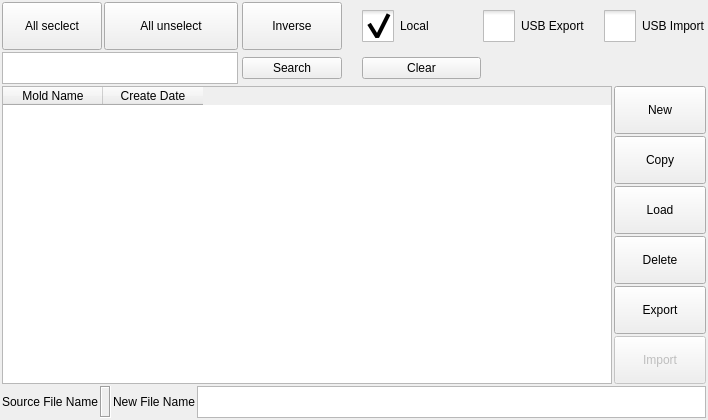
<?xml version="1.0" encoding="UTF-8"?>
<ui version="4.0">
 <class>MoldInformation</class>
 <widget class="QFrame" name="MoldInformation">
  <property name="geometry">
   <rect>
    <x>0</x>
    <y>0</y>
    <width>708</width>
    <height>420</height>
   </rect>
  </property>
  <property name="minimumSize">
   <size>
    <width>610</width>
    <height>0</height>
   </size>
  </property>
  <property name="maximumSize">
   <size>
    <width>16777215</width>
    <height>16777215</height>
   </size>
  </property>
  <property name="windowTitle">
   <string>Frame</string>
  </property>
  <property name="styleSheet">
   <string notr="true">::item::QCheckBox{
    spacing:24px;
}
::indicator {
     width: 32px;
     height: 32px;
 }

::indicator:unchecked 
{
     image: url(:/resource/check_unchecked.png);
 }
::indicator:checked 
{
     image: url(:/resource/check_checked.png);
 }

QMessageBox QAbstractButton
{
    min-width: 90px;
	min-height:30px;
}
</string>
  </property>
  <property name="frameShape">
   <enum>QFrame::NoFrame</enum>
  </property>
  <property name="frameShadow">
   <enum>QFrame::Plain</enum>
  </property>
  <layout class="QGridLayout" name="gridLayout">
   <property name="leftMargin">
    <number>2</number>
   </property>
   <property name="topMargin">
    <number>2</number>
   </property>
   <property name="rightMargin">
    <number>2</number>
   </property>
   <property name="bottomMargin">
    <number>2</number>
   </property>
   <property name="spacing">
    <number>2</number>
   </property>
   <item row="0" column="3">
    <widget class="QToolButton" name="InverseToolButton">
     <property name="sizePolicy">
      <sizepolicy hsizetype="Minimum" vsizetype="Preferred">
       <horstretch>0</horstretch>
       <verstretch>0</verstretch>
      </sizepolicy>
     </property>
     <property name="minimumSize">
      <size>
       <width>100</width>
       <height>0</height>
      </size>
     </property>
     <property name="layoutDirection">
      <enum>Qt::LeftToRight</enum>
     </property>
     <property name="text">
      <string>Inverse</string>
     </property>
     <property name="checkable">
      <bool>false</bool>
     </property>
     <property name="checked">
      <bool>false</bool>
     </property>
    </widget>
   </item>
   <item row="1" column="3">
    <widget class="QPushButton" name="searchBtn">
     <property name="text">
      <string>Search</string>
     </property>
    </widget>
   </item>
   <item row="0" column="4">
    <spacer name="horizontalSpacer">
     <property name="orientation">
      <enum>Qt::Horizontal</enum>
     </property>
     <property name="sizeHint" stdset="0">
      <size>
       <width>35</width>
       <height>20</height>
      </size>
     </property>
    </spacer>
   </item>
   <item row="0" column="1">
    <widget class="QToolButton" name="unselectToolButton">
     <property name="sizePolicy">
      <sizepolicy hsizetype="Minimum" vsizetype="Preferred">
       <horstretch>0</horstretch>
       <verstretch>0</verstretch>
      </sizepolicy>
     </property>
     <property name="minimumSize">
      <size>
       <width>100</width>
       <height>0</height>
      </size>
     </property>
     <property name="layoutDirection">
      <enum>Qt::LeftToRight</enum>
     </property>
     <property name="text">
      <string>All unselect</string>
     </property>
     <property name="checkable">
      <bool>false</bool>
     </property>
     <property name="checked">
      <bool>false</bool>
     </property>
    </widget>
   </item>
   <item row="3" column="0" colspan="8">
    <layout class="QHBoxLayout" name="horizontalLayout_2">
     <item>
      <widget class="QLabel" name="label">
       <property name="sizePolicy">
        <sizepolicy hsizetype="Maximum" vsizetype="Preferred">
         <horstretch>0</horstretch>
         <verstretch>0</verstretch>
        </sizepolicy>
       </property>
       <property name="minimumSize">
        <size>
         <width>0</width>
         <height>0</height>
        </size>
       </property>
       <property name="frameShadow">
        <enum>QFrame::Plain</enum>
       </property>
       <property name="lineWidth">
        <number>1</number>
       </property>
       <property name="text">
        <string>Source File Name</string>
       </property>
      </widget>
     </item>
     <item>
      <widget class="QLabel" name="sourceFileNameLabel">
       <property name="sizePolicy">
        <sizepolicy hsizetype="Preferred" vsizetype="Preferred">
         <horstretch>0</horstretch>
         <verstretch>0</verstretch>
        </sizepolicy>
       </property>
       <property name="frameShape">
        <enum>QFrame::Box</enum>
       </property>
       <property name="frameShadow">
        <enum>QFrame::Sunken</enum>
       </property>
       <property name="text">
        <string/>
       </property>
      </widget>
     </item>
     <item>
      <widget class="QLabel" name="destinationFileNameLabel">
       <property name="sizePolicy">
        <sizepolicy hsizetype="Maximum" vsizetype="Preferred">
         <horstretch>0</horstretch>
         <verstretch>0</verstretch>
        </sizepolicy>
       </property>
       <property name="frameShadow">
        <enum>QFrame::Sunken</enum>
       </property>
       <property name="text">
        <string>New File Name</string>
       </property>
      </widget>
     </item>
     <item>
      <widget class="ICPlainTextEdit" name="destinationFileLineEdit">
       <property name="sizePolicy">
        <sizepolicy hsizetype="Expanding" vsizetype="Fixed">
         <horstretch>0</horstretch>
         <verstretch>0</verstretch>
        </sizepolicy>
       </property>
       <property name="maximumSize">
        <size>
         <width>16777215</width>
         <height>32</height>
        </size>
       </property>
       <property name="verticalScrollBarPolicy">
        <enum>Qt::ScrollBarAlwaysOff</enum>
       </property>
       <property name="horizontalScrollBarPolicy">
        <enum>Qt::ScrollBarAlwaysOff</enum>
       </property>
      </widget>
     </item>
    </layout>
   </item>
   <item row="1" column="5">
    <widget class="QPushButton" name="clearBtn">
     <property name="text">
      <string>Clear</string>
     </property>
    </widget>
   </item>
   <item row="0" column="5">
    <widget class="QCheckBox" name="localBox">
     <property name="sizePolicy">
      <sizepolicy hsizetype="Fixed" vsizetype="Preferred">
       <horstretch>0</horstretch>
       <verstretch>0</verstretch>
      </sizepolicy>
     </property>
     <property name="minimumSize">
      <size>
       <width>119</width>
       <height>0</height>
      </size>
     </property>
     <property name="layoutDirection">
      <enum>Qt::LeftToRight</enum>
     </property>
     <property name="text">
      <string>Local </string>
     </property>
     <property name="checked">
      <bool>true</bool>
     </property>
     <attribute name="buttonGroup">
      <string notr="true">buttonGroup</string>
     </attribute>
    </widget>
   </item>
   <item row="0" column="0">
    <widget class="QToolButton" name="allToolButton">
     <property name="sizePolicy">
      <sizepolicy hsizetype="Fixed" vsizetype="Preferred">
       <horstretch>0</horstretch>
       <verstretch>0</verstretch>
      </sizepolicy>
     </property>
     <property name="minimumSize">
      <size>
       <width>100</width>
       <height>0</height>
      </size>
     </property>
     <property name="layoutDirection">
      <enum>Qt::LeftToRight</enum>
     </property>
     <property name="text">
      <string>All seclect</string>
     </property>
     <property name="checkable">
      <bool>false</bool>
     </property>
     <property name="checked">
      <bool>false</bool>
     </property>
    </widget>
   </item>
   <item row="0" column="6">
    <widget class="QCheckBox" name="exportCheckBox">
     <property name="sizePolicy">
      <sizepolicy hsizetype="Fixed" vsizetype="Preferred">
       <horstretch>0</horstretch>
       <verstretch>0</verstretch>
      </sizepolicy>
     </property>
     <property name="minimumSize">
      <size>
       <width>119</width>
       <height>0</height>
      </size>
     </property>
     <property name="layoutDirection">
      <enum>Qt::LeftToRight</enum>
     </property>
     <property name="text">
      <string>USB Export</string>
     </property>
     <property name="checked">
      <bool>false</bool>
     </property>
     <attribute name="buttonGroup">
      <string notr="true">buttonGroup</string>
     </attribute>
    </widget>
   </item>
   <item row="2" column="0" colspan="8">
    <layout class="QHBoxLayout" name="horizontalLayout_3">
     <item>
      <widget class="ICTableWidget" name="informationTableWidget">
       <property name="sizePolicy">
        <sizepolicy hsizetype="Preferred" vsizetype="Preferred">
         <horstretch>0</horstretch>
         <verstretch>0</verstretch>
        </sizepolicy>
       </property>
       <property name="minimumSize">
        <size>
         <width>610</width>
         <height>0</height>
        </size>
       </property>
       <property name="autoScroll">
        <bool>true</bool>
       </property>
       <property name="editTriggers">
        <set>QAbstractItemView::NoEditTriggers</set>
       </property>
       <property name="alternatingRowColors">
        <bool>true</bool>
       </property>
       <property name="selectionMode">
        <enum>QAbstractItemView::SingleSelection</enum>
       </property>
       <property name="selectionBehavior">
        <enum>QAbstractItemView::SelectRows</enum>
       </property>
       <column>
        <property name="text">
         <string>Mold Name</string>
        </property>
       </column>
       <column>
        <property name="text">
         <string>Create Date</string>
        </property>
       </column>
      </widget>
     </item>
     <item>
      <layout class="QVBoxLayout" name="verticalLayout">
       <item>
        <widget class="QToolButton" name="newToolButton">
         <property name="sizePolicy">
          <sizepolicy hsizetype="Preferred" vsizetype="Preferred">
           <horstretch>0</horstretch>
           <verstretch>0</verstretch>
          </sizepolicy>
         </property>
         <property name="minimumSize">
          <size>
           <width>0</width>
           <height>48</height>
          </size>
         </property>
         <property name="maximumSize">
          <size>
           <width>16777215</width>
           <height>48</height>
          </size>
         </property>
         <property name="text">
          <string>New</string>
         </property>
        </widget>
       </item>
       <item>
        <widget class="QToolButton" name="copyToolButton">
         <property name="sizePolicy">
          <sizepolicy hsizetype="Preferred" vsizetype="Preferred">
           <horstretch>0</horstretch>
           <verstretch>0</verstretch>
          </sizepolicy>
         </property>
         <property name="minimumSize">
          <size>
           <width>0</width>
           <height>48</height>
          </size>
         </property>
         <property name="maximumSize">
          <size>
           <width>16777215</width>
           <height>48</height>
          </size>
         </property>
         <property name="text">
          <string>Copy</string>
         </property>
        </widget>
       </item>
       <item>
        <widget class="QToolButton" name="loadToolButton">
         <property name="sizePolicy">
          <sizepolicy hsizetype="Preferred" vsizetype="Preferred">
           <horstretch>0</horstretch>
           <verstretch>0</verstretch>
          </sizepolicy>
         </property>
         <property name="minimumSize">
          <size>
           <width>0</width>
           <height>48</height>
          </size>
         </property>
         <property name="maximumSize">
          <size>
           <width>16777215</width>
           <height>48</height>
          </size>
         </property>
         <property name="text">
          <string>Load</string>
         </property>
        </widget>
       </item>
       <item>
        <widget class="QToolButton" name="deleteToolButton">
         <property name="sizePolicy">
          <sizepolicy hsizetype="Preferred" vsizetype="Preferred">
           <horstretch>0</horstretch>
           <verstretch>0</verstretch>
          </sizepolicy>
         </property>
         <property name="minimumSize">
          <size>
           <width>0</width>
           <height>48</height>
          </size>
         </property>
         <property name="maximumSize">
          <size>
           <width>16777215</width>
           <height>48</height>
          </size>
         </property>
         <property name="text">
          <string>Delete</string>
         </property>
        </widget>
       </item>
       <item>
        <widget class="QToolButton" name="exportToolButton">
         <property name="sizePolicy">
          <sizepolicy hsizetype="Preferred" vsizetype="Preferred">
           <horstretch>0</horstretch>
           <verstretch>0</verstretch>
          </sizepolicy>
         </property>
         <property name="minimumSize">
          <size>
           <width>0</width>
           <height>48</height>
          </size>
         </property>
         <property name="maximumSize">
          <size>
           <width>16777215</width>
           <height>48</height>
          </size>
         </property>
         <property name="text">
          <string>Export</string>
         </property>
        </widget>
       </item>
       <item>
        <widget class="QToolButton" name="importToolButton">
         <property name="enabled">
          <bool>false</bool>
         </property>
         <property name="sizePolicy">
          <sizepolicy hsizetype="Preferred" vsizetype="Preferred">
           <horstretch>0</horstretch>
           <verstretch>0</verstretch>
          </sizepolicy>
         </property>
         <property name="minimumSize">
          <size>
           <width>0</width>
           <height>48</height>
          </size>
         </property>
         <property name="maximumSize">
          <size>
           <width>16777215</width>
           <height>48</height>
          </size>
         </property>
         <property name="text">
          <string>Import</string>
         </property>
        </widget>
       </item>
      </layout>
     </item>
    </layout>
   </item>
   <item row="0" column="7">
    <widget class="QCheckBox" name="importCheckBox">
     <property name="sizePolicy">
      <sizepolicy hsizetype="Fixed" vsizetype="Preferred">
       <horstretch>0</horstretch>
       <verstretch>0</verstretch>
      </sizepolicy>
     </property>
     <property name="minimumSize">
      <size>
       <width>0</width>
       <height>0</height>
      </size>
     </property>
     <property name="layoutDirection">
      <enum>Qt::LeftToRight</enum>
     </property>
     <property name="text">
      <string>USB Import</string>
     </property>
     <attribute name="buttonGroup">
      <string notr="true">buttonGroup</string>
     </attribute>
    </widget>
   </item>
   <item row="1" column="0" colspan="2">
    <widget class="ICPlainTextEdit" name="searchContent">
     <property name="sizePolicy">
      <sizepolicy hsizetype="Expanding" vsizetype="Fixed">
       <horstretch>0</horstretch>
       <verstretch>0</verstretch>
      </sizepolicy>
     </property>
     <property name="maximumSize">
      <size>
       <width>16777215</width>
       <height>32</height>
      </size>
     </property>
     <property name="verticalScrollBarPolicy">
      <enum>Qt::ScrollBarAlwaysOff</enum>
     </property>
     <property name="horizontalScrollBarPolicy">
      <enum>Qt::ScrollBarAlwaysOff</enum>
     </property>
    </widget>
   </item>
  </layout>
 </widget>
 <customwidgets>
  <customwidget>
   <class>ICTableWidget</class>
   <extends>QTableWidget</extends>
   <header>ictablewidget.h</header>
  </customwidget>
  <customwidget>
   <class>ICPlainTextEdit</class>
   <extends>QPlainTextEdit</extends>
   <header>icplaintextedit.h</header>
  </customwidget>
 </customwidgets>
 <resources/>
 <connections/>
 <buttongroups>
  <buttongroup name="buttonGroup"/>
 </buttongroups>
</ui>
